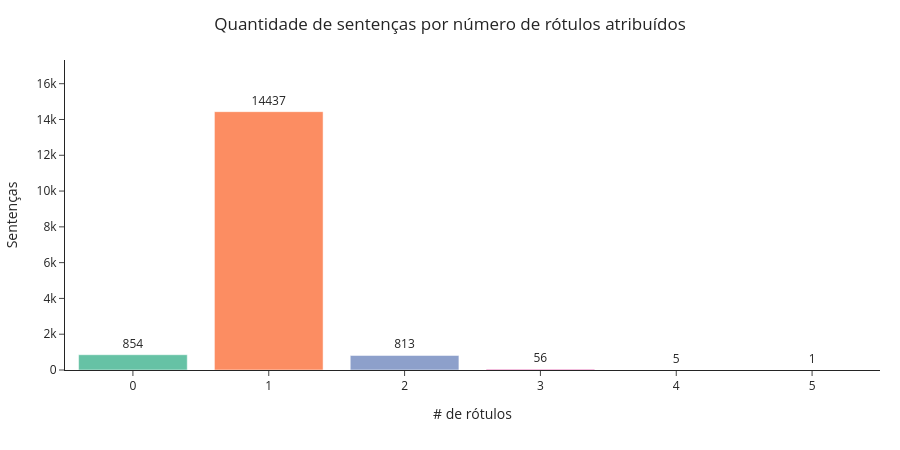

This figure's notebook cell:
### Markdown cell above
## Distribuição do número de labels por sentença

### Code cell
labels_per_sentence = (
    annotation_statistics_df["n_labels_multi"].value_counts().sort_index().reset_index()
)
labels_per_sentence.columns = ["n_labels", "sentencas"]
labels_per_sentence["n_labels_label"] = labels_per_sentence["n_labels"].astype(str)

fig = px.bar(
    labels_per_sentence,
    x="n_labels_label",
    y="sentencas",
    text="sentencas",
    title="Quantidade de sentenças por número de rótulos atribuídos",
    color="n_labels_label",
    color_discrete_sequence=px.colors.qualitative.Set2,
)
fig.update_traces(
    texttemplate="%{text}",
    textposition="outside",
    hovertemplate="# de rótulos: %{x}<br>Sentenças: %{y}<extra></extra>",
)
max_y = labels_per_sentence["sentencas"].max() if not labels_per_sentence.empty else 0
fig.update_layout(
    template="simple_white",
    showlegend=False,
    xaxis_title="# de rótulos",
    yaxis_title="Sentenças",
    title_x=0.5,
    uniformtext_minsize=12,
    uniformtext_mode="hide",
    margin=dict(l=40, r=20, t=60, b=80),
    height=450,
)
fig.update_yaxes(range=[0, max_y * 1.2 if max_y else 1])
fig.show()

### Figure 1 — Plotly figure (JSON) as saved in the notebook; plotly's stock layout.template omitted (floating-point values rounded to 4 significant figures)
{"data": [{"hovertemplate": "# de rótulos: %{x}<br>Sentenças: %{y}<extra></extra>", "legendgroup": "0", "marker": {"color": "rgb(102,194,165)", "pattern": {"shape": ""}}, "name": "0", "orientation": "v", "showlegend": true, "text": [854.0], "textposition": "outside", "texttemplate": "%{text}", "type": "bar", "x": ["0"], "xaxis": "x", "y": [854], "yaxis": "y"}, {"hovertemplate": "# de rótulos: %{x}<br>Sentenças: %{y}<extra></extra>", "legendgroup": "1", "marker": {"color": "rgb(252,141,98)", "pattern": {"shape": ""}}, "name": "1", "orientation": "v", "showlegend": true, "text": [14440.0], "textposition": "outside", "texttemplate": "%{text}", "type": "bar", "x": ["1"], "xaxis": "x", "y": [14437], "yaxis": "y"}, {"hovertemplate": "# de rótulos: %{x}<br>Sentenças: %{y}<extra></extra>", "legendgroup": "2", "marker": {"color": "rgb(141,160,203)", "pattern": {"shape": ""}}, "name": "2", "orientation": "v", "showlegend": true, "text": [813.0], "textposition": "outside", "texttemplate": "%{text}", "type": "bar", "x": ["2"], "xaxis": "x", "y": [813], "yaxis": "y"}, {"hovertemplate": "# de rótulos: %{x}<br>Sentenças: %{y}<extra></extra>", "legendgroup": "3", "marker": {"color": "rgb(231,138,195)", "pattern": {"shape": ""}}, "name": "3", "orientation": "v", "showlegend": true, "text": [56.0], "textposition": "outside", "texttemplate": "%{text}", "type": "bar", "x": ["3"], "xaxis": "x", "y": [56], "yaxis": "y"}, {"hovertemplate": "# de rótulos: %{x}<br>Sentenças: %{y}<extra></extra>", "legendgroup": "4", "marker": {"color": "rgb(166,216,84)", "pattern": {"shape": ""}}, "name": "4", "orientation": "v", "showlegend": true, "text": [5.0], "textposition": "outside", "texttemplate": "%{text}", "type": "bar", "x": ["4"], "xaxis": "x", "y": [5], "yaxis": "y"}, {"hovertemplate": "# de rótulos: %{x}<br>Sentenças: %{y}<extra></extra>", "legendgroup": "5", "marker": {"color": "rgb(255,217,47)", "pattern": {"shape": ""}}, "name": "5", "orientation": "v", "showlegend": true, "text": [1.0], "textposition": "outside", "texttemplate": "%{text}", "type": "bar", "x": ["5"], "xaxis": "x", "y": [1], "yaxis": "y"}], "layout": {"barmode": "relative", "height": 450, "legend": {"title": {"text": "n_labels_label"}, "tracegroupgap": 0}, "margin": {"b": 80, "l": 40, "r": 20, "t": 60}, "showlegend": false, "title": {"text": "Quantidade de sentenças por número de rótulos atribuídos", "x": 0.5}, "uniformtext": {"minsize": 12, "mode": "hide"}, "xaxis": {"anchor": "y", "categoryarray": ["0", "1", "2", "3", "4", "5"], "categoryorder": "array", "domain": [0, 1], "title": {"text": "# de rótulos"}}, "yaxis": {"anchor": "x", "domain": [0, 1], "range": [0, 17320.0], "title": {"text": "Sentenças"}}}}
